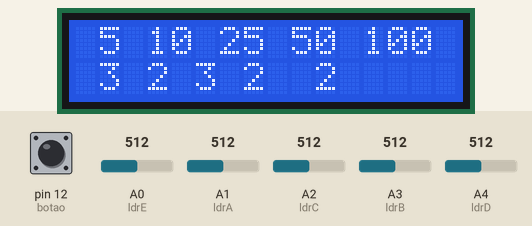
This sketch was run on a simulated Arduino Uno, built with avr-gcc and run on an emulated ATmega328P. Parts: 16×2 character LCD. Inputs (shaded band) come from the test bench; at power-on: pin 12 (botao) HIGH, A2 (ldrC) = 512, A3 (ldrB) = 512, A4 (ldrD) = 512, A0 (ldrE) = 512, A1 (ldrA) = 512. What the sketch prints to the serial monitor is not drawn.

Above: at 3.29 s.
3.3 s: pin 12 (botao) pulled LOW for 0.65 s
5.6 s: A2 (ldrC) set to 940
At 6.04 s:
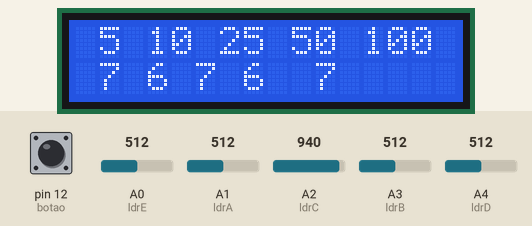
7.4 s: A3 (ldrB) set to 940
At 7.64 s:
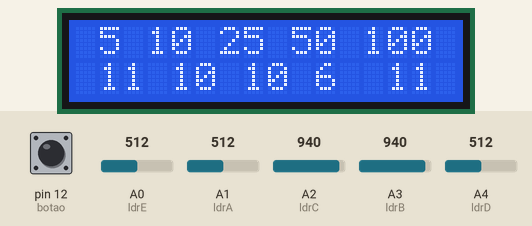
9.0 s: A4 (ldrD) set to 940
At 9.25 s:
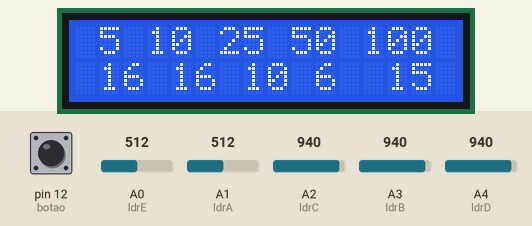
10.6 s: A0 (ldrE) set to 950
At 10.97 s:
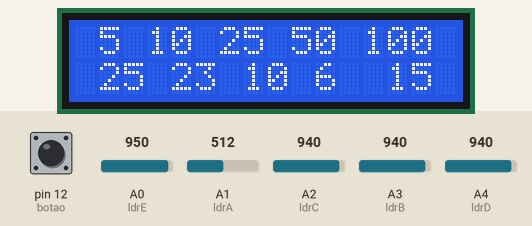

The sketch:

projeto_AACD.ino
```cpp
//BLOCO DE BIBLIOTECAS
#include <LiquidCrystal.h>

//***************ESQUEMA LCD*******************
//  00 01 02 03 04 05 06 07 08 09 0A 0B 0C 0D 0E 0F
//  10 11 12 13 14 15 16 17 18 19 1A 1B 1C 1D 1E 1F
//**               HEXA DECIMAL                  **

LiquidCrystal lcd(11, 10, 5, 4, 3, 2);
//BLOCO DE VARIAVEIS(SEGUE LEGENDA):
// A= 5 centavos
// B= 25 centavos
// C= 50 centavos
// D= 1 real
// E= 10 centavos
int contA = 0;
int contB = 0;
int contC = 0;
int contD = 0;
int contE = 0;

String scontA ;
String scontB ;
String scontC ;
String scontD ;
String scontE ;
String quant1 ;
String quant2 ;

float Bruto_A =0;
float Bruto_B =0;
float Bruto_C =0;
float Bruto_D =0;
float Bruto_E =0;
float Valor_total = 0;

int Valor_botao = 2;

//BLOCO DE SET DE PINOS DO LDR
int ldrE = A0;
int ldrA = A1;
int ldrC = A2;
int ldrB = A3;
int ldrD = A4;

int botao = 12;

void setup(){
//BLOCO LCD (LIGAR)
  lcd.begin(16,2);

//BLOCO LDR (SETAR OS INPUTS)
  pinMode(ldrA,INPUT);
  pinMode(ldrB,INPUT);
  pinMode(ldrC,INPUT);
  pinMode(ldrD,INPUT);
  pinMode(ldrE,INPUT);

  pinMode(botao,INPUT_PULLUP);

 //BLOCO DE TESTE DO LCD
  lcd.setCursor(1, 0);
  lcd.print("Oi! Eu sou ");
  lcd.setCursor(3,1);
  lcd.print("contador");
  delay(2000);
  lcd.clear();
  Serial.begin(9600);

}

void loop(){
  String quant1 = String(" 5 10 25 50 100");
  String quant2 = String(scontA + " " + scontE + " " + scontB + " " + scontC + "  " + scontD);

  //BLOCO DE LEITURA DOS LDRS
  int valLdrA = analogRead(ldrA);
  int valLdrB = analogRead(ldrB);
  int valLdrC = analogRead(ldrC);
  int valLdrD = analogRead(ldrD);
  int valLdrE = analogRead(ldrE);

  ;

  //SOMA DOS CONTADORES
  if (valLdrA <= 940){
  contA += 1;
  String scontA = String(contA);
  String scontB = String(contB);
  String scontC = String(contC);
  String scontD = String(contD);
  String scontE = String(contE);

  String quant2 = String(scontA + " " + scontE + " " + scontB + " " + scontC + "  " + scontD);
  lcd.clear();
  lcd.setCursor(0,0);
  lcd.print(quant1);
  lcd.setCursor(1,1);
  lcd.print(quant2);
  delay(100);
  }

  if (valLdrB <= 930){
  contB += 1;
  String scontA = String(contA);
  String scontB = String(contB);
  String scontC = String(contC);
  String scontD = String(contD);
  String scontE = String(contE);
  String quant2 = String(scontA + " " + scontE + " " + scontB + " " + scontC + "  " + scontD);
  lcd.clear();
 lcd.setCursor(0,0);
 lcd.print(quant1);
 lcd.setCursor(1,1);
 lcd.print(quant2);
  delay(100);
  }

  if (valLdrC <= 930){
  contC += 1;
  String scontA = String(contA);
  String scontB = String(contB);
  String scontC = String(contC);
  String scontD = String(contD);
  String scontE = String(contE);
  String quant2 = String(scontA + " " + scontE + " " + scontB + " " + scontC + "  " + scontD);
  lcd.clear();
 lcd.setCursor(0,0);
 lcd.print(quant1);
 lcd.setCursor(1,1);
 lcd.print(quant2);
  delay(100);
  }

  if (valLdrD <= 930){
  contD += 1;
  String scontA = String(contA);
  String scontB = String(contB);
  String scontC = String(contC);
  String scontD = String(contD);
  String scontE = String(contE);
  String quant2 = String(scontA + " " + scontE + " " + scontB + " " + scontC + "  " + scontD);
  lcd.clear();
 lcd.setCursor(0,0);
 lcd.print(quant1);
 lcd.setCursor(1,1);
 lcd.print(quant2);
  delay(100);

  }

  if (valLdrE <= 940){
  contE += 1;
  String scontA = String(contA);
  String scontB = String(contB);
  String scontC = String(contC);
  String scontD = String(contD);
  String scontE = String(contE);
  String quant2 = String(scontA + " " + scontE + " " + scontB + " " + scontC + "  " + scontD);
  lcd.clear();
 lcd.setCursor(0,0);
 lcd.print(quant1);
 lcd.setCursor(1,1);
 lcd.print(quant2);
  delay(100);
  }

  //TRANSFORMAÇÃO DOS VALORES
  Bruto_E = contE * 0.10;
  Bruto_B = contB * 0.25;
  Bruto_C = contC * 0.50;
  Bruto_D = contD;
  Bruto_A = contA * 0.05;
  Valor_total = Bruto_A + Bruto_B + Bruto_C + Bruto_D + Bruto_E;

 String valor_rs = String(Valor_total);
 String rs = String("RS" + valor_rs);


 int botaoVal = digitalRead(botao);
 if (botaoVal == LOW){
 Valor_botao += 1;
 delay(500);
}

 if ((Valor_botao == 2) && (botaoVal == 0)){
 lcd.clear();
 lcd.setCursor(0,0);
 lcd.print("VALOR RECEBIDO:");
 lcd.setCursor(1,3);
 lcd.print(rs);

 }
 else if((Valor_botao == 3) && (botaoVal == 0)){
 String scontA = String(contA);
  String scontB = String(contB);
  String scontC = String(contC);
  String scontD = String(contD);
  String scontE = String(contE);
  String quant1 = String(" 5 10 25 50 100");
  String quant2 = String(scontA + " " + scontE + " " + scontB + " " + scontC + "  " + scontD);

 lcd.clear();
 lcd.setCursor(0,0);
 lcd.print(quant1);
 lcd.setCursor(1,1);
 lcd.print(quant2);

 }
 else{
  Valor_botao = 1;
 }
  Serial.println(valLdrC);
}
```
